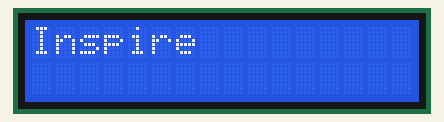
A sketch run on a simulated Arduino Nano, built with avr-gcc and run on an emulated ATmega328P. On the bench: 16×2 character LCD.

Above: at 0.1 s.
At 1.1 s:
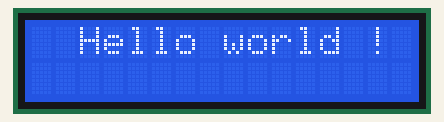

The sketch:

inspire_lcd.ino
```cpp
/*
  INNOVATOR INTERNATIONAL (PVT)LTD.
  https://www.innovator.lk/
  ------------------------------------------------------------------
  Development Platform : Inspire 1.0
  (Arduino development platform)
  ------------------------------------------------------------------
  HD44780 16*2 LCD Example.
  ------------------------------------------------------------------
  Hardware setup :
  plug a Arduino nano board in to the inspre top development board.
  turn on power switch of the top development board.

  connect Arduino analog PIN 4(A4) to SDA
  connect Arduino analog PIN 5(A5) to SCL
  ------------------------------------------------------------------
  22 march 2021
*/

#include  <LiquidCrystal_I2C.h>//including the LCD driver library.

LiquidCrystal_I2C lcd(0x27, 16, 2);//initializing the LCD I2C address(0x27) and LCD's number of columns(16) and rows(2).

void setup() {
  lcd.begin();//initiating connection to the LCD.

  lcd.backlight();//turning on the backlight of the LCD.

  lcd.setCursor(0, 0);//setting the cursor position to column 0 and row 0.

  lcd.print("Inspire");//printing a message to LCD.

  delay(1000);//waiting for one second to be elapsed.

  lcd.clear();//clearing the charcters printed on the LCD.
}

void loop() {
  lcd.setCursor(2, 0);//setting the cursor position to column 2 and row 0.

  lcd.print("Hello world !");//printing a message to LCD.
}
```
